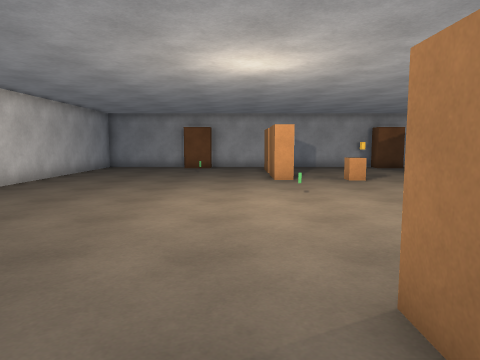
view 1 (above)

23 first-person views from a walk through a Unity game level. The camera is 1.3 m above the floor, tilts 6° down and sees 70° across. The floor is counted in squares, 1 m on a side. Each view is taken from the middle of a square. On the plan, view 1 faces up. The plan holds only what a view shows up to about 15 squares ahead; the rest is blank. The player character is not drawn. Door leaves are left out, so doorways stand open.

view 2
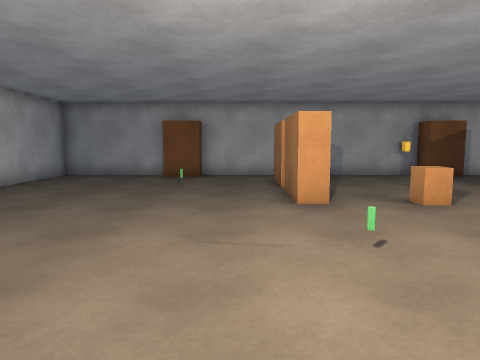

view 3
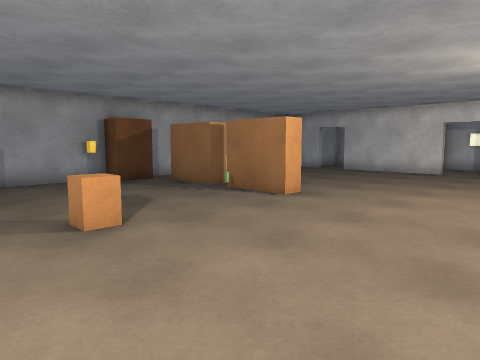

view 4
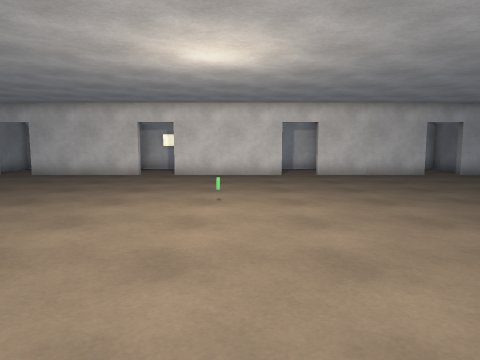

view 5
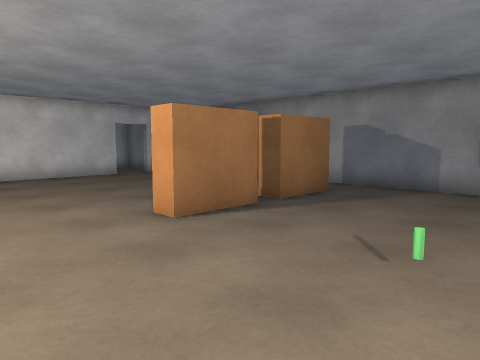

view 6
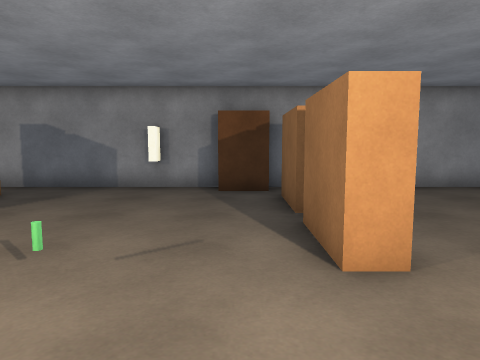

view 7
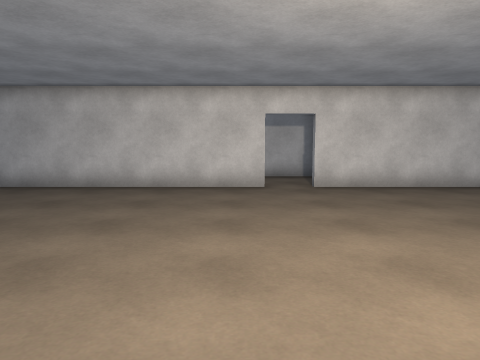

view 8
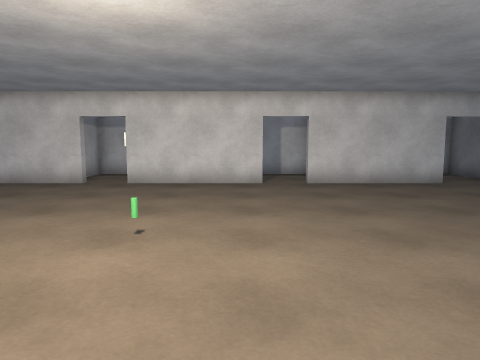

view 9
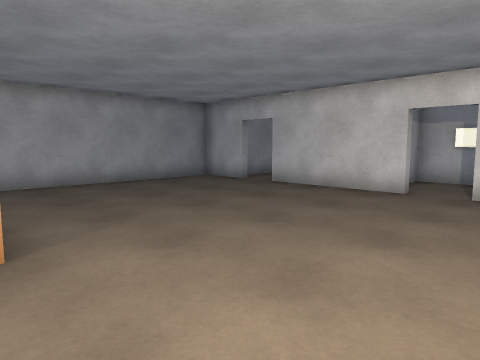

view 10
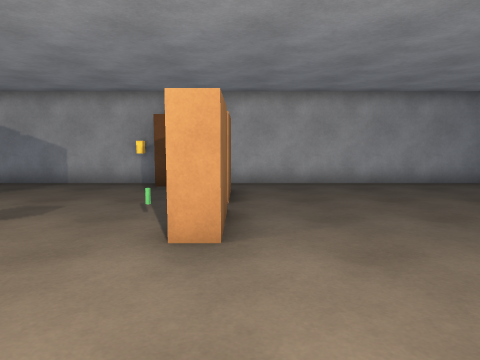

view 11
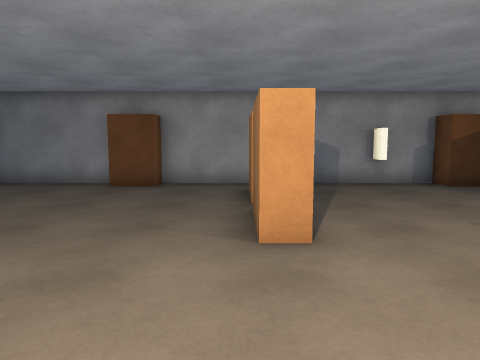

view 12
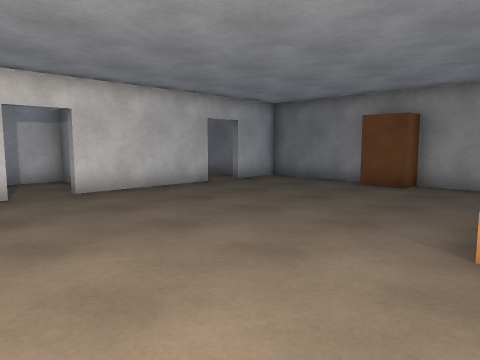

view 13
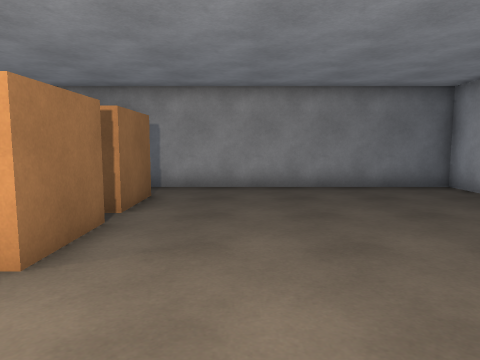

view 14
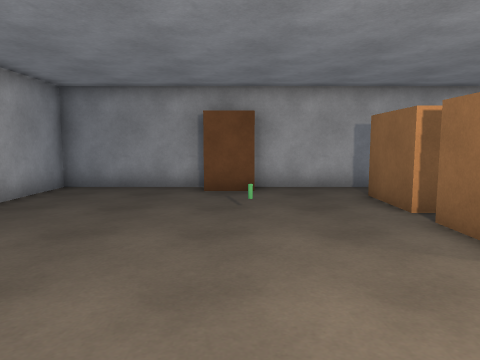

view 15
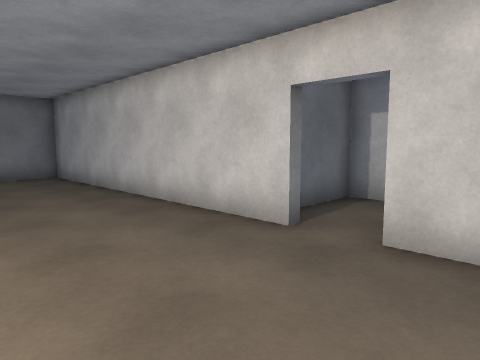

view 16
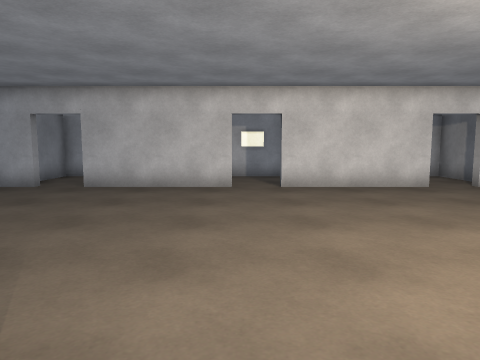

view 17
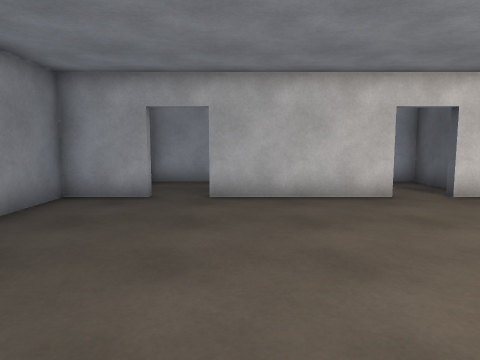

view 18
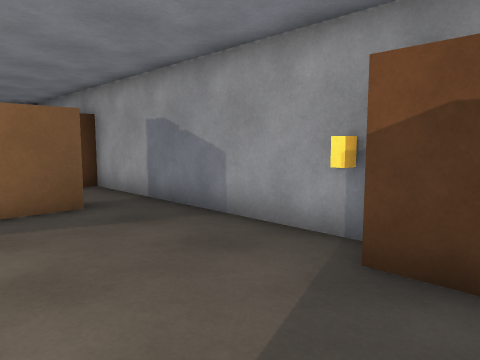

view 19
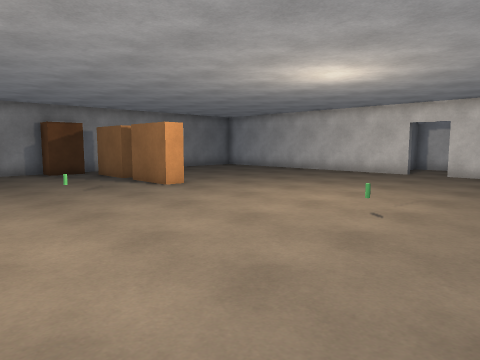

view 20
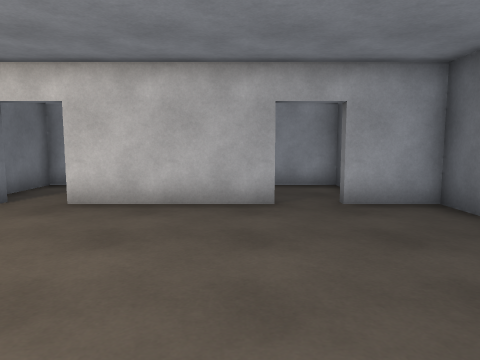

view 21
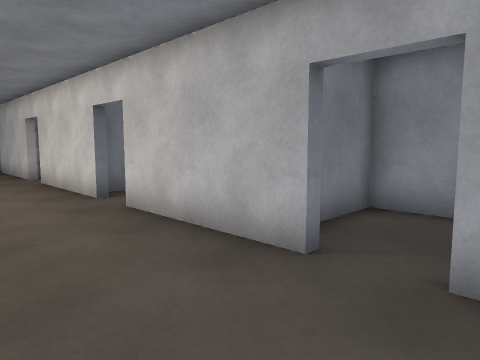

view 22
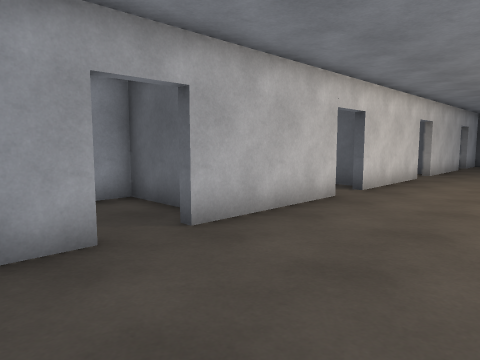

view 23
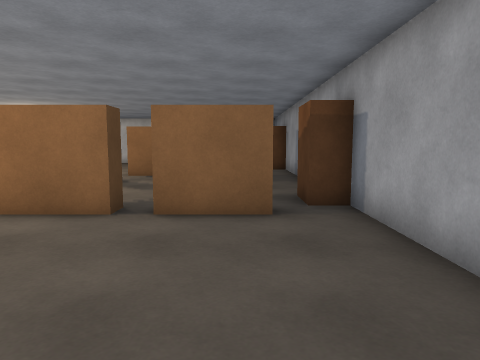

### Floor plan
Ten units are one square. View 1 is at (0, 0); x grows to the right and y downward. Boxes are objects, and circles mark ways between rooms. Rooms are numbered by the first view taken in them; rooms with no view inside come last. Other rooms are left out.
<svg viewBox="-80 -200 304 250">
<path fill="none" stroke="#000" d="M66 -193 -16 -193M56 38 56 44M54 44 54 38M-74 -68 -74 44 15 44M35 44 125 44M183 -52 183 -97M183 -112 183 -157M-34 -193 -74 -193 -74 -83M144 44 183 44 183 23M183 8 183 -37M183 -172 183 -193 94 -193M198 -149 219 -149 219 -180 195 -180M190 -89 219 -89 219 -120 188 -120M189 -29 219 -29 219 -60 190 -60M195 31 219 31 219 0 199 0"/>
<rect x="-35" y="-195" width="20" height="10" fill="#bbb"><title>other object</title></rect>
<rect x="5" y="5" width="20" height="20" fill="#bbb"><title>other object</title></rect>
<rect x="5" y="-25" width="20" height="20" fill="#bbb"><title>other object</title></rect>
<rect x="5" y="-145" width="20" height="20" fill="#bbb"><title>other object</title></rect>
<rect x="5" y="-175" width="20" height="20" fill="#bbb"><title>other object</title></rect>
<rect x="15" y="35" width="20" height="10" fill="#bbb"><title>other object</title></rect>
<rect x="35" y="-135" width="10" height="20" fill="#bbb"><title>other object</title></rect>
<rect x="65" y="-195" width="10" height="10" fill="#bbb"><title>other object</title></rect>
<rect x="75" y="-195" width="20" height="10" fill="#bbb"><title>other object</title></rect>
<rect x="85" y="5" width="10" height="20" fill="#bbb"><title>other object</title></rect>
<rect x="85" y="-25" width="10" height="20" fill="#bbb"><title>other object</title></rect>
<rect x="85" y="-145" width="10" height="20" fill="#bbb"><title>other object</title></rect>
<rect x="85" y="-175" width="10" height="20" fill="#bbb"><title>other object</title></rect>
<rect x="125" y="35" width="20" height="10" fill="#bbb"><title>other object</title></rect>
<circle cx="185" cy="-165" r="3" fill="#2a7"/>
<circle cx="185" cy="-105" r="3" fill="#2a7"/>
<circle cx="185" cy="-45" r="3" fill="#2a7"/>
<circle cx="185" cy="15" r="3" fill="#2a7"/>
<text x="50" y="-80">1</text>
<text x="200" y="-170">2</text>
<text x="200" y="-110">3</text>
<text x="200" y="-50">4</text>
<text x="200" y="10">5</text>
</svg>
Room 1 opens to room 2. Room 1 opens to room 3. Room 1 opens to room 4. Room 1 opens to room 5.

Where each view was taken, in squares from view 1:
view 1: 0 up, 0 right, facing up
view 2: 5 up, 0 right, facing up
view 3: 7 up, 2 right, facing up-right
view 4: 7 up, 4 right, facing right
view 5: 6 up, 4 right, facing down-right
view 6: 6 up, 3 right, facing down
view 7: 6 up, 3 right, facing left
view 8: 6 up, 7 right, facing right
view 9: 8 up, 9 right, facing up-right
view 10: 8 up, 10 right, facing up
view 11: 7 up, 10 right, facing down
view 12: 7 up, 9 right, facing down-right
view 13: 6 up, 1 left, facing down
view 14: 9 up, 2 left, facing up
view 15: 10 up, 3 left, facing down-left
view 16: 11 up, 8 right, facing right
view 17: 15 up, 10 right, facing right
view 18: 15 up, 9 right, facing up-left
view 19: 12 up, 8 right, facing down-left
view 20: 0 up, 11 right, facing right
view 21: 3 down, 15 right, facing up-right
view 22: 19 up, 14 right, facing down-right
view 23: 17 up, 16 right, facing left
